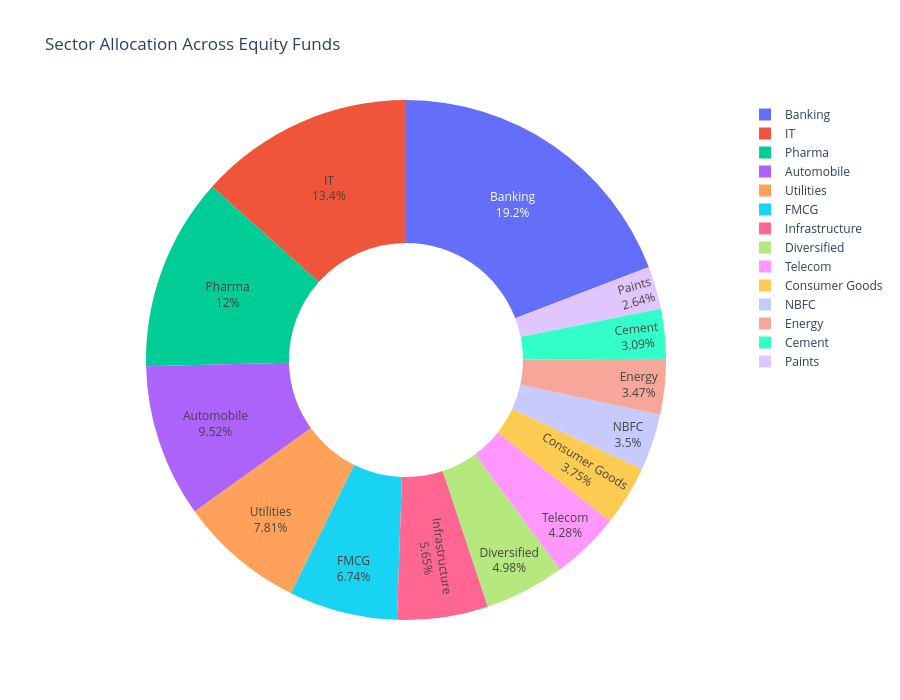

Here is the notebook cell this chart was saved with:
### Markdown cell above
## Sector Allocation Across Equity Funds

This donut chart summarizes the aggregate portfolio allocation across different market sectors. It helps identify which industries receive the largest investment exposure across all equity mutual funds.

### Code cell
# Aggregate sector weights
sector_data = (
    portfolio.groupby("sector")["weight_pct"]
    .sum()
    .sort_values(ascending=False)
    .reset_index()
)

fig = px.pie(
    sector_data,
    values="weight_pct",
    names="sector",
    hole=0.45,
    title="Sector Allocation Across Equity Funds"
)

fig.update_traces(
    textposition="inside",
    textinfo="percent+label"
)

fig.update_layout(
    template="plotly_white",
    height=700
)

fig.show()

fig.write_image(
    "../reports/charts/sector_allocation_donut.png"
)

### Figure 1 — Plotly figure (JSON) as saved in the notebook; plotly's stock layout.template omitted (floating-point values rounded to 4 significant figures)
{"data": [{"domain": {"x": [0, 1], "y": [0, 1]}, "hole": 0.45, "hovertemplate": "sector=%{label}<br>weight_pct=%{value}<extra></extra>", "labels": ["Banking", "IT", "Pharma", "Automobile", "Utilities", "FMCG", "Infrastructure", "Diversified", "Telecom", "Consumer Goods", "NBFC", "Energy", "Cement", "Paints"], "legendgroup": "", "name": "", "showlegend": true, "textinfo": "percent+label", "textposition": "inside", "type": "pie", "values": [652.3, 455.5, 407.4, 323.6, 265.5, 229.1, 192.2, 169.2, 145.6, 127.6, 119.1, 117.9, 105.0, 89.86]}], "layout": {"height": 700, "legend": {"tracegroupgap": 0}, "title": {"text": "Sector Allocation Across Equity Funds"}}}
